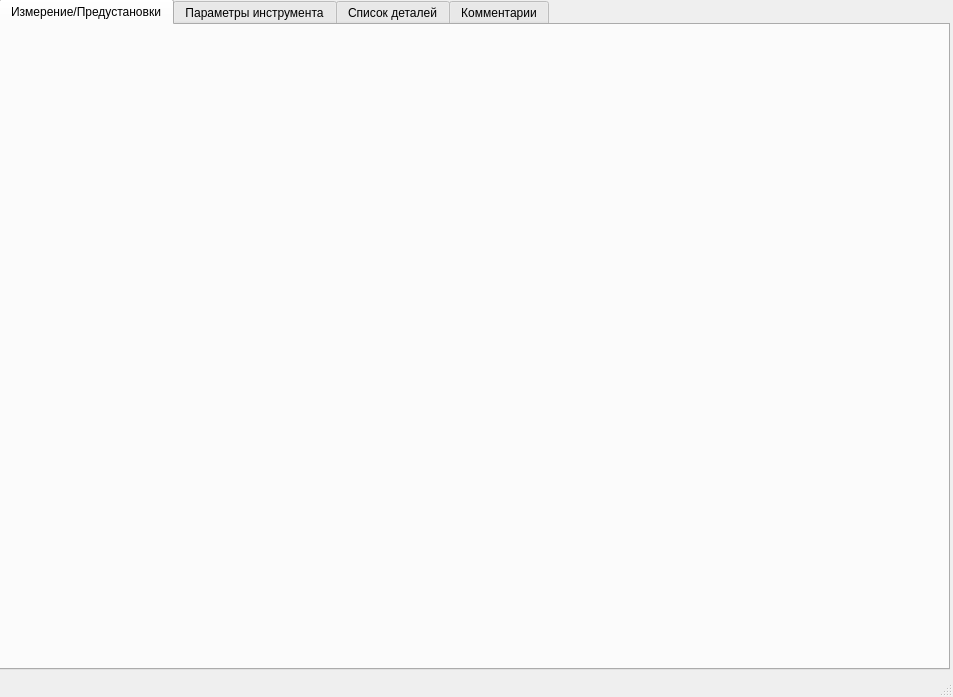
<?xml version="1.0" encoding="UTF-8"?>
<ui version="4.0">
 <class>MainWindow</class>
 <widget class="QMainWindow" name="MainWindow">
  <property name="geometry">
   <rect>
    <x>0</x>
    <y>0</y>
    <width>953</width>
    <height>697</height>
   </rect>
  </property>
  <property name="minimumSize">
   <size>
    <width>800</width>
    <height>600</height>
   </size>
  </property>
  <property name="windowTitle">
   <string>MainWindow</string>
  </property>
  <property name="iconSize">
   <size>
    <width>96</width>
    <height>96</height>
   </size>
  </property>
  <widget class="QWidget" name="centralwidget">
   <widget class="QTabWidget" name="tabWidget">
    <property name="geometry">
     <rect>
      <x>-1</x>
      <y>-1</y>
      <width>951</width>
      <height>671</height>
     </rect>
    </property>
    <property name="currentIndex">
     <number>0</number>
    </property>
    <widget class="QWidget" name="tab1">
     <attribute name="title">
      <string>Измерение/Предустановки</string>
     </attribute>
     <widget class="QLabel" name="imageLabel">
      <property name="geometry">
       <rect>
        <x>10</x>
        <y>20</y>
        <width>231</width>
        <height>221</height>
       </rect>
      </property>
      <property name="text">
       <string/>
      </property>
     </widget>
    </widget>
    <widget class="QWidget" name="tab2">
     <attribute name="title">
      <string>Параметры инструмента</string>
     </attribute>
    </widget>
    <widget class="QWidget" name="tab3">
     <attribute name="title">
      <string>Список деталей</string>
     </attribute>
    </widget>
    <widget class="QWidget" name="tab4">
     <attribute name="title">
      <string>Комментарии</string>
     </attribute>
    </widget>
   </widget>
  </widget>
  <widget class="QMenuBar" name="menubar">
   <property name="geometry">
    <rect>
     <x>0</x>
     <y>0</y>
     <width>953</width>
     <height>21</height>
    </rect>
   </property>
  </widget>
  <widget class="QStatusBar" name="statusbar"/>
 </widget>
 <resources/>
 <connections/>
</ui>
